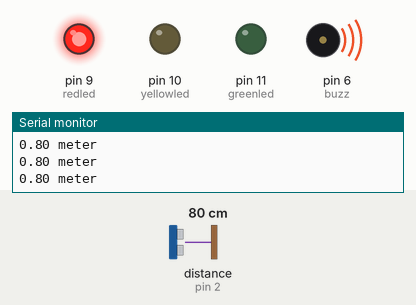
Recording of a sketch running on a simulated Arduino Uno, built with avr-gcc and run on an emulated ATmega328P. Shown: output pins drawn as LEDs (lit = HIGH), buzzer (waves = sounding, pin HIGH), the last lines printed to the serial monitor. Wiring (inferred from the names in the program): ultrasonic range finder: trigger pin 3; echo pin 2. The test bench sets the inputs (shaded band); at power-on: distance to the obstacle (sensor on pin 2) 80 cm. The echo pulse lasts 58.3 µs per cm; pins used as bus, display or sensor lines are not drawn.

Above: at 1.2 s.
1.3 s: distance to the obstacle (sensor on pin 2) set to 196 cm
2.8 s: distance to the obstacle (sensor on pin 2) set to 203 cm
At 3.6 s:
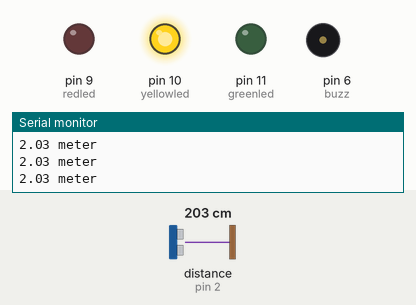
4.3 s: distance to the obstacle (sensor on pin 2) set to 2 cm
At 5.5 s:
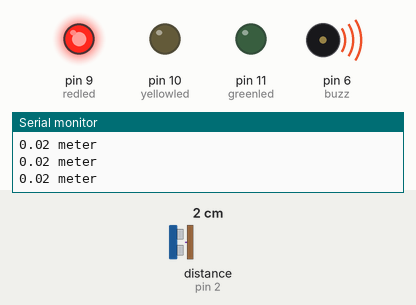
5.8 s: distance to the obstacle (sensor on pin 2) set to 250 cm
At 6.8 s:
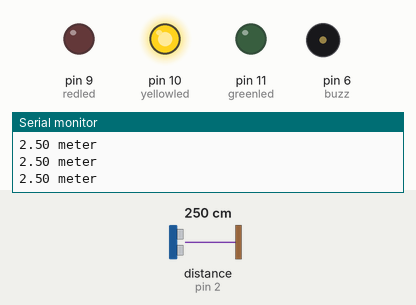
Timing chart, 0 to 8.3 s (numbered marks = the images above; inputs shaded):
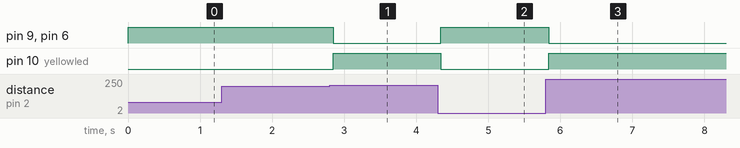

The sketch:

car_parking_sensor.ino
```cpp
/*if you want to see the circuit and try this code visit the link below
https://www.tinkercad.com/things/6EzGOqUxZ3w
*/
#define echoPin 2
#define trigPin 3
#define redled 9
#define yellowled 10
#define greenled 11
#define buzz 6
double duration, distance;

void setup(){
  Serial.begin (9600);
  pinMode(trigPin, OUTPUT);
  pinMode(echoPin, INPUT);
  pinMode(buzz, OUTPUT);
  pinMode (redled, OUTPUT);
  pinMode (yellowled, OUTPUT);
  pinMode (greenled, OUTPUT);
}

void loop() {
digitalWrite(trigPin, LOW);
delayMicroseconds(2);
digitalWrite(trigPin, HIGH);
delayMicroseconds(10);
digitalWrite(trigPin, LOW);
duration = pulseIn(echoPin, HIGH);
distance = duration/58.2;
Serial.print(distance / 100);
Serial.println(" meter");
if(distance < 200){
  digitalWrite(redled,HIGH);
  digitalWrite(yellowled,LOW);
  digitalWrite(greenled,LOW);
  digitalWrite(buzz,HIGH);
}else if(distance <= 300){
  digitalWrite(yellowled,HIGH);
  digitalWrite(redled,LOW);
  digitalWrite(greenled,LOW);
  digitalWrite(buzz,LOW);
}else{
  digitalWrite(greenled,HIGH);
  digitalWrite(yellowled,LOW);
  digitalWrite(redled,LOW);
  digitalWrite(buzz,LOW);
}
delay(50);
}
 
```

Measured:
- the behaviour switches between 199 and 200 cm on distance to the obstacle (sensor on pin 2) (found by bisection; images 0 and 1)
- after the input at 2.8 s, pin 9 (redled), pin 6 (buzz): HIGH → LOW after 0.05 s; pin 10 (yellowled): LOW → HIGH after 0.05 s
- after the input at 4.3 s, pin 9 (redled), pin 6 (buzz): LOW → HIGH at once; pin 10 (yellowled): HIGH → LOW at once
- after the input at 5.8 s, pin 9 (redled), pin 6 (buzz): HIGH → LOW at once; pin 10 (yellowled): LOW → HIGH at once
